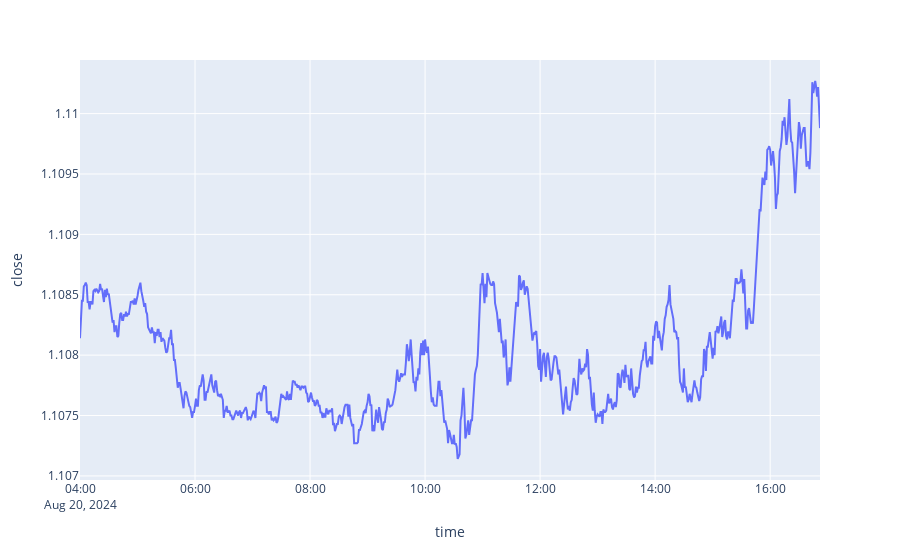

The notebook cell saved with this chart:
### Code cell
import plotly.express as px

fig = px.line(ohlc, x = ohlc['time'], y = ohlc['close'])
fig.show()

### Figure 1 — Plotly figure (JSON) as saved in the notebook; plotly's stock layout.template omitted (floating-point values rounded to 4 significant figures; data arrays with more than 128 entries replaced by an {"elided": "..."} marker saying what was removed)
{"data": [{"hovertemplate": "time=%{x}<br>close=%{y}<extra></extra>", "legendgroup": "", "line": {"color": "#636efa", "dash": "solid"}, "marker": {"symbol": "circle"}, "mode": "lines", "name": "", "orientation": "v", "showlegend": false, "type": "scatter", "x": {"elided": "773 str values"}, "xaxis": "x", "y": {"elided": "773 float values"}, "yaxis": "y"}], "layout": {"legend": {"tracegroupgap": 0}, "margin": {"t": 60}, "xaxis": {"anchor": "y", "domain": [0, 1], "title": {"text": "time"}}, "yaxis": {"anchor": "x", "domain": [0, 1], "title": {"text": "close"}}}}
